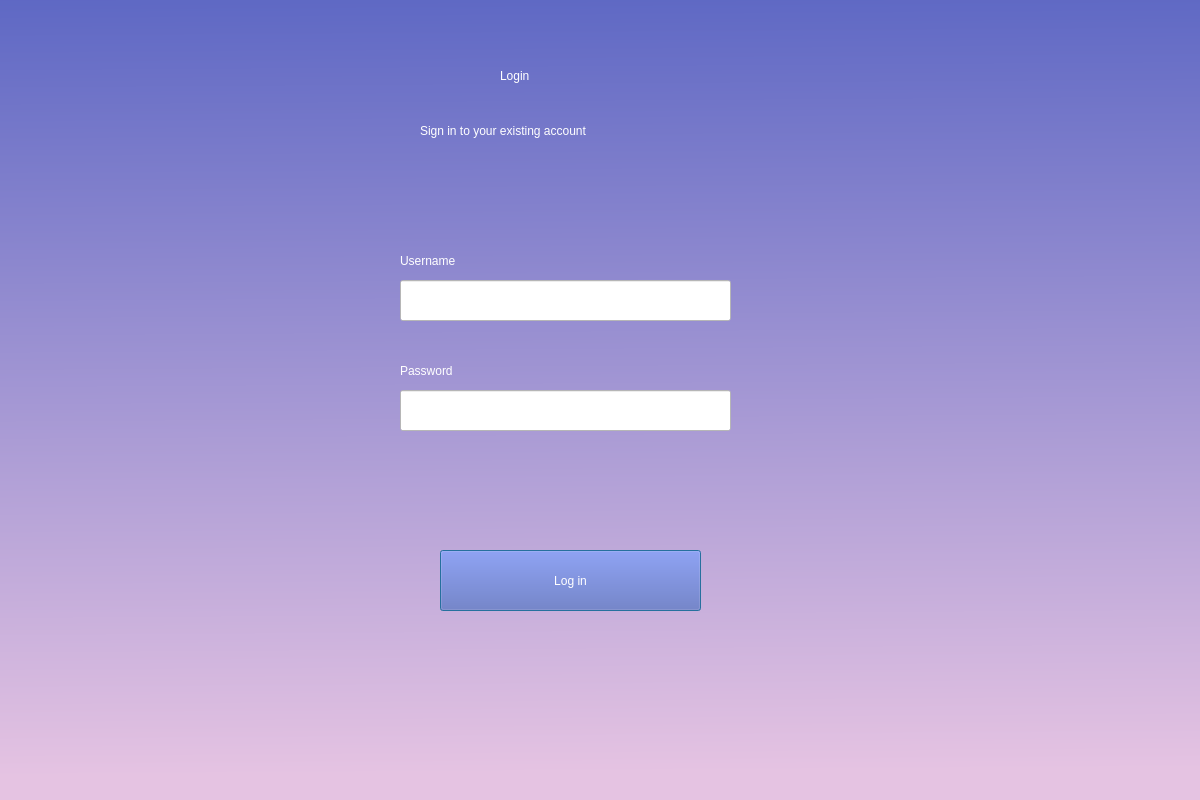
<?xml version="1.0" encoding="UTF-8"?>
<ui version="4.0">
 <class>Dialog</class>
 <widget class="QDialog" name="Dialog">
  <property name="geometry">
   <rect>
    <x>0</x>
    <y>0</y>
    <width>1200</width>
    <height>800</height>
   </rect>
  </property>
  <property name="windowTitle">
   <string>Dialog</string>
  </property>
  <widget class="QWidget" name="widget" native="true">
   <property name="geometry">
    <rect>
     <x>-80</x>
     <y>-60</y>
     <width>1301</width>
     <height>881</height>
    </rect>
   </property>
   <property name="styleSheet">
    <string notr="true">background-color: qlineargradient(spread:pad, x1:0.59, y1:0, x2:0.602273, y2:1, stop:0 rgba(85, 98, 194, 255), stop:0.943182 rgba(229, 195, 226, 255));</string>
   </property>
   <widget class="QPushButton" name="login_btn">
    <property name="geometry">
     <rect>
      <x>520</x>
      <y>610</y>
      <width>261</width>
      <height>61</height>
     </rect>
    </property>
    <property name="styleSheet">
     <string notr="true">background-color: rgb(92, 102, 186);
font: 14pt &quot;MS Shell Dlg 2&quot;;
border-color: rgb(51, 58, 51);
color: rgb(255, 255, 255);</string>
    </property>
    <property name="text">
     <string>Log in</string>
    </property>
   </widget>
   <widget class="QLabel" name="label">
    <property name="geometry">
     <rect>
      <x>580</x>
      <y>90</y>
      <width>201</width>
      <height>91</height>
     </rect>
    </property>
    <property name="styleSheet">
     <string notr="true">font: 40pt &quot;MS Shell Dlg 2&quot;;
setStyleSheet:(&quot;background-color: rgba(0,0,0,0)&quot;);
color: rgb(255, 255, 255);
background-color: qlineargradient(spread:pad, x1:0.205, y1:0, x2:0.312, y2:1, stop:0 rgba(100, 241, 255, 0), stop:1 rgba(245, 221, 221, 0));
</string>
    </property>
    <property name="text">
     <string>Login</string>
    </property>
   </widget>
   <widget class="QLabel" name="label_2">
    <property name="geometry">
     <rect>
      <x>500</x>
      <y>160</y>
      <width>471</width>
      <height>61</height>
     </rect>
    </property>
    <property name="styleSheet">
     <string notr="true">font: 15pt &quot;MS Shell Dlg 2&quot;;
setStyleSheet:(&quot;background-color: rgba(0,0,0,0)&quot;);
color: rgb(255, 255, 255);
background-color: qlineargradient(spread:pad, x1:0.205, y1:0, x2:0.312, y2:1, stop:0 rgba(100, 241, 255, 0), stop:1 rgba(245, 221, 221, 0));
</string>
    </property>
    <property name="text">
     <string>Sign in to your existing account</string>
    </property>
   </widget>
   <widget class="QLineEdit" name="usernamefield">
    <property name="geometry">
     <rect>
      <x>480</x>
      <y>340</y>
      <width>331</width>
      <height>41</height>
     </rect>
    </property>
    <property name="styleSheet">
     <string notr="true">background-color: rgb(255, 255, 255);
font: 10pt &quot;MS Shell Dlg 2&quot;;</string>
    </property>
   </widget>
   <widget class="QLineEdit" name="passwordfield">
    <property name="geometry">
     <rect>
      <x>480</x>
      <y>450</y>
      <width>331</width>
      <height>41</height>
     </rect>
    </property>
    <property name="styleSheet">
     <string notr="true">background-color: rgb(255, 255, 255);
font: 10pt &quot;MS Shell Dlg 2&quot;;</string>
    </property>
   </widget>
   <widget class="QLabel" name="label_3">
    <property name="geometry">
     <rect>
      <x>480</x>
      <y>290</y>
      <width>301</width>
      <height>61</height>
     </rect>
    </property>
    <property name="styleSheet">
     <string notr="true">font: 15pt &quot;MS Shell Dlg 2&quot;;
setStyleSheet:(&quot;background-color: rgba(0,0,0,0)&quot;);
color: rgb(255, 255, 255);
background-color: qlineargradient(spread:pad, x1:0.205, y1:0, x2:0.312, y2:1, stop:0 rgba(100, 241, 255, 0), stop:1 rgba(245, 221, 221, 0));
</string>
    </property>
    <property name="text">
     <string>Username</string>
    </property>
   </widget>
   <widget class="QLabel" name="label_4">
    <property name="geometry">
     <rect>
      <x>480</x>
      <y>400</y>
      <width>301</width>
      <height>61</height>
     </rect>
    </property>
    <property name="styleSheet">
     <string notr="true">font: 15pt &quot;MS Shell Dlg 2&quot;;
setStyleSheet:(&quot;background-color: rgba(0,0,0,0)&quot;);
color: rgb(255, 255, 255);
background-color: qlineargradient(spread:pad, x1:0.205, y1:0, x2:0.312, y2:1, stop:0 rgba(100, 241, 255, 0), stop:1 rgba(245, 221, 221, 0));
</string>
    </property>
    <property name="text">
     <string>Password</string>
    </property>
   </widget>
   <widget class="QLabel" name="wrong_label">
    <property name="geometry">
     <rect>
      <x>540</x>
      <y>500</y>
      <width>221</width>
      <height>61</height>
     </rect>
    </property>
    <property name="styleSheet">
     <string notr="true">font: 12pt &quot;MS Shell Dlg 2&quot;;
setStyleSheet:(&quot;background-color: rgba(0,0,0,0)&quot;);
color: rgb(255, 0, 0);
background-color: qlineargradient(spread:pad, x1:0.205, y1:0, x2:0.312, y2:1, stop:0 rgba(100, 241, 255, 0), stop:1 rgba(245, 221, 221, 0));
</string>
    </property>
    <property name="text">
     <string/>
    </property>
   </widget>
  </widget>
 </widget>
 <resources/>
 <connections/>
</ui>
